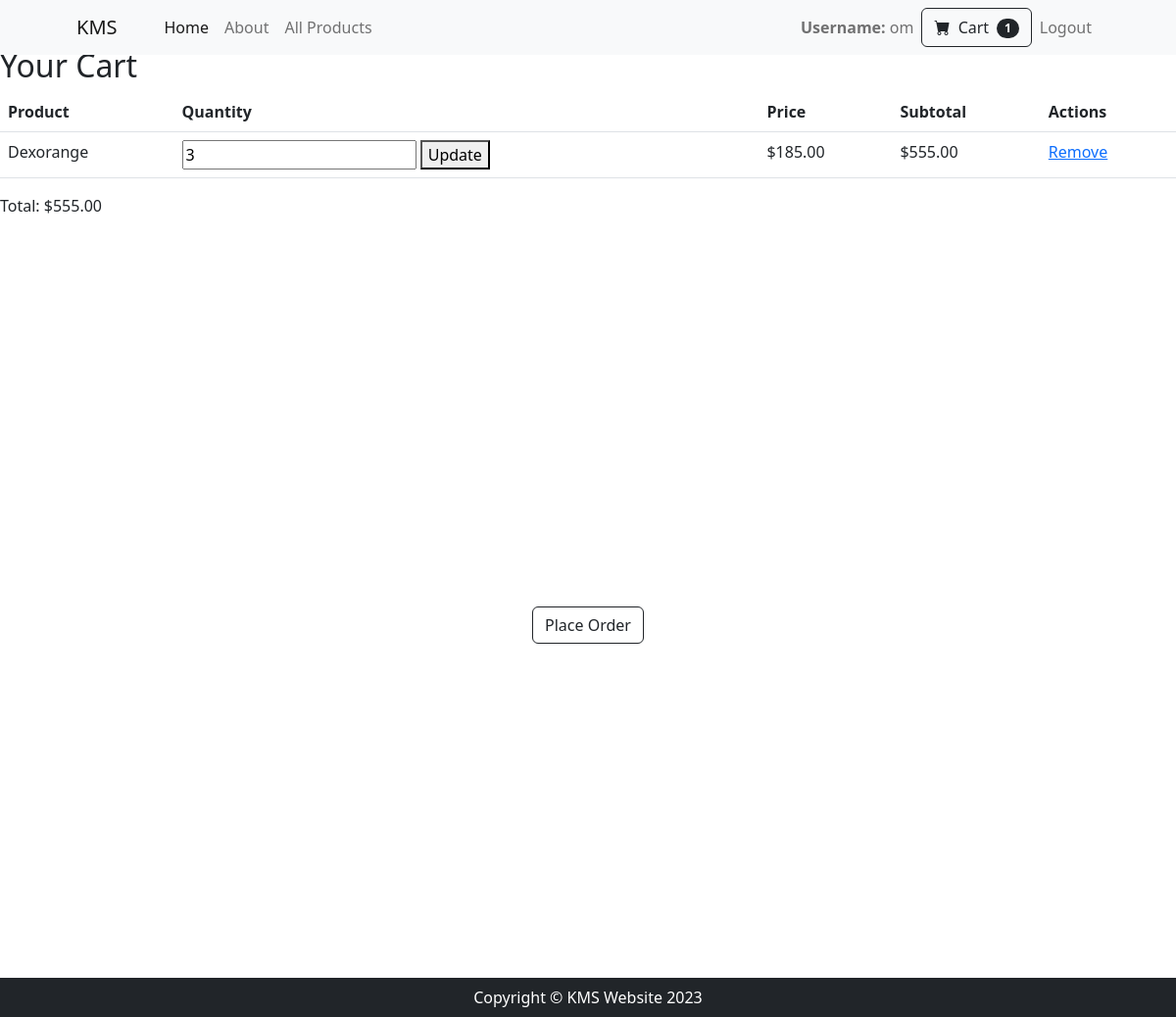
Page /cart/view/ (signed in) on the earlier database version.
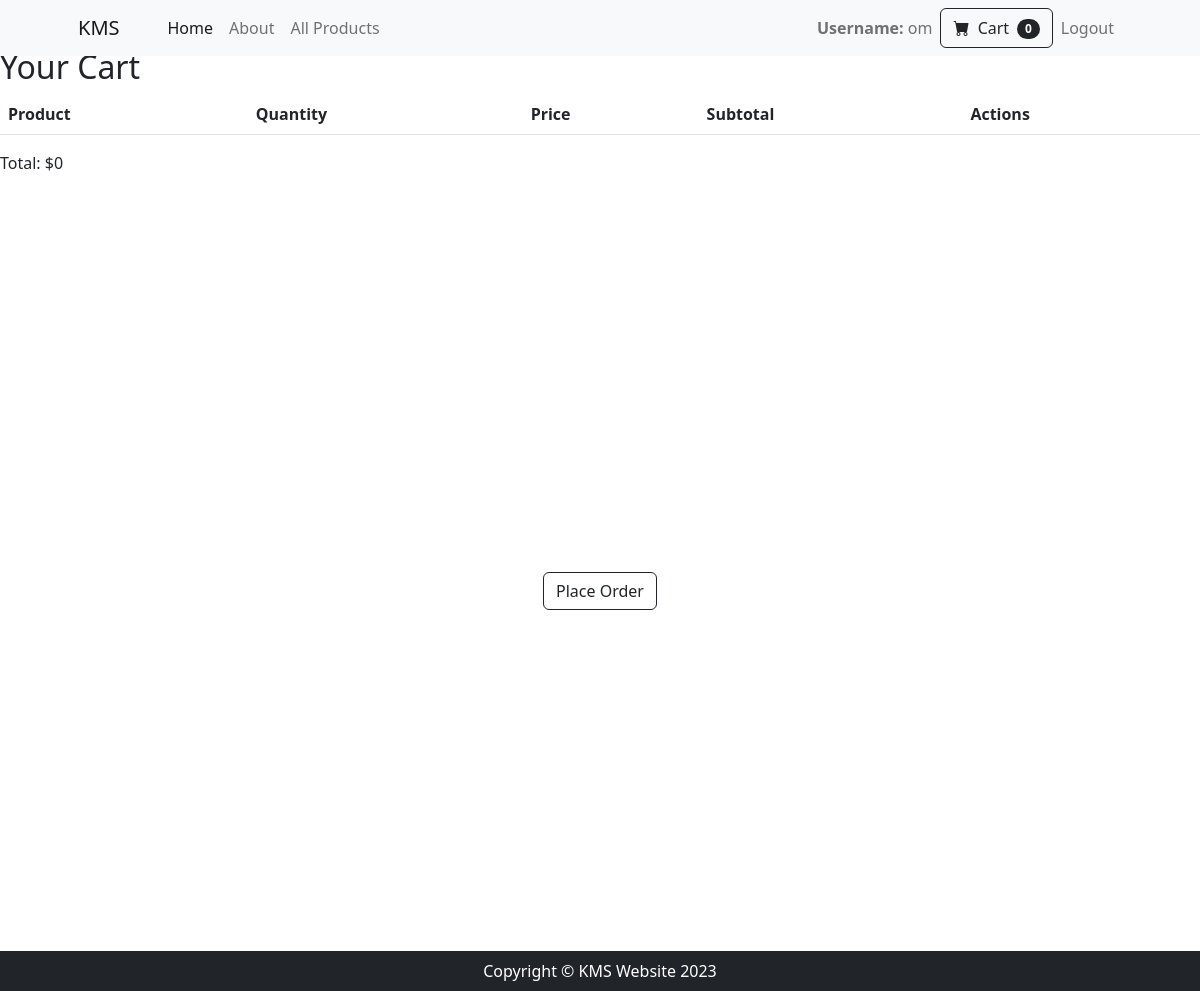
Same page on the later database version.
### cart/models.py (models this page shows)
class CartItem(models.Model):
    cart = models.ForeignKey(Cart, on_delete=models.CASCADE)
    product = models.ForeignKey(Product, on_delete=models.CASCADE)
    quantity = models.PositiveIntegerField(default=0)  # Default value

### products/models.py (models this page shows, shortened)
class Product(models.Model):
    name = models.CharField(max_length=200)
    description = models.TextField()
    price = models.DecimalField(max_digits=10, decimal_places=2)
    category = models.ForeignKey(Category, on_delete=models.CASCADE)
    tags = models.ManyToManyField(Tag)
    image = models.ImageField(upload_to='products/', default='products/default.png', blank=True, null=True)

### cart/views.py (the view)
# urls.py: path('view/', views.view_cart, name='view_cart'),
@login_required
def view_cart(request):
    user = request.user
    if user.is_authenticated:
        cart, created = Cart.objects.get_or_create(user=user)
        cart_items = cart.cartitem_set.all()
        cart_items_count = cart_items.count()
        total_price = sum(item.product.price * item.quantity for item in cart_items)
        return render(request, 'cart/view_cart.html', {'cart_items': cart_items, 'total_price': total_price, 'cart_items_count': cart_items_count})
    else:
        return HttpResponse("Please log in to view your cart.")

### accounts/context_processors.py (called while the page is built)
def cart_items_count(request):
    cart_items_count = 0
    if request.user.is_authenticated:
        cart, created = Cart.objects.get_or_create(user=request.user)
        cart_items_count = cart.cartitem_set.count()
    return {'cart_items_count': cart_items_count}

def user_profile_context(request):
    user_profile = None
    if request.user.is_authenticated:
        user_profile = UserProfile.objects.get(user=request.user)
    return {'user_profile': user_profile}

### orders/templatetags/cart_tags.py (called while the page is built)
@register.filter
def total_price(cart_items):
    return sum(item.product.price * item.quantity for item in cart_items)

@register.filter
def calculate_subtotal(cart_item):
    return cart_item.product.price * cart_item.quantity

### cart/templates/cart/view_cart.html (shortened to what this page needs)
{% extends 'accounts/base.html' %}
{% load cart_tags %}
{% block content %}
  <h2>Your Cart</h2>
  <table class="table">
    <thead>
      <tr>
        <th>Product</th>
        <th>Quantity</th>
        <th>Price</th>
        <th>Subtotal</th>
        <th>Actions</th>
      </tr>
    </thead>
    <tbody>
      {% for cart_item in cart_items %}
        <tr>
          <td>{{ cart_item.product.name }}</td>
          <td>
            <form method="post" action="{% url 'cart:update_cart' cart_item.id %}">
              <input type="number" name="quantity" value="{{ cart_item.quantity }}" min="1">
              <button type="submit">Update</button>
            </form>
          </td>
          <td>${{ cart_item.product.price }}</td>
          <td>${{ cart_item|calculate_subtotal }}</td>
          <td>
            <a href="{% url 'cart:remove_from_cart' cart_item.id %}">Remove</a>
          </td>
        </tr>
      {% endfor %}
    </tbody>
  </table>
  <p>Total: ${{ cart_items|total_price }}</p>
  <div style="display: flex; justify-content: center; align-items: center; height: 100vh;">
    <a class="btn btn-outline-dark" href="{% url 'orders:place_order' %}">Place Order</a>
  </div>
{% endblock %}

### accounts/templates/accounts/base.html (shortened to what this page needs)
{% load static %}
<!DOCTYPE html>
<html lang="en">
    <head>
        <link href="https://cdn.jsdelivr.net/npm/bootstrap-icons@1.5.0/font/bootstrap-icons.css" rel="stylesheet" />
        {% block styles %}<link rel="stylesheet" href="{% static 'css/base_style.css' %}">{% endblock %}
    </head>
    <body>
        <nav class="navbar navbar-expand-lg navbar-light bg-light static-nav">
            <div class="container px-4 px-lg-5">
                <a class="navbar-brand" href="#!">KMS</a>
                <div class="collapse navbar-collapse" id="navbarSupportedContent">
                    <ul class="navbar-nav me-auto mb-2 mb-lg-0 ms-lg-4">
                        <li class="nav-item"><a class="nav-link active" aria-current="page" href="{% url 'accounts:profile' %}">Home</a></li>
                        <li class="nav-item"><a class="nav-link" href="{% url 'accounts:about' %}">About</a></li>
                        <li class="nav-item dropdown">
                            <a class="nav-link" href="{% url 'products:all_products' %}" role="button" >All Products</a>
                        </li>
                    </ul>
                    <ul class="navbar-nav  mb-2 mb-lg-0 ms-lg-4">
                        <li class="nav-item"><a class="nav-link" ><strong>Username:</strong> {{ user_profile.user.username }}</a></li>
                        <form class="d-flex" action="{% url 'cart:view_cart' %}" method="get">
                            <button class="btn btn-outline-dark" type="submit">
                                <i class="bi-cart-fill me-1"></i>
                                Cart
                                <span class="badge bg-dark text-white ms-1 rounded-pill">{{ cart_items_count }}</span>
                            </button>
                        </form>
                    <li class="nav-item"><a class="nav-link" href="{% url 'accounts:user_logout' %}">Logout</a></li></ul>
                </div>
            </div>
        </nav>
        <div style="margin-top: 3rem;">
        {% block content %}{% endblock %}
        </div>
        <footer class="py-2 bg-dark fixed-bottom">
            <div class="container"><p class="m-0 text-center text-white">Copyright &copy; KMS Website 2023</p></div>
        </footer>
    </body>
</html>

Differences in the rows shown:
removed CartItem: product.name "Dexorange", quantity "3", product.price "185.00", product+quantity "555.00"
Other differences:
{{ cart_items_count }}: "1" → "0"
{{ cart_items|total_price }}: (not shown) → "0"
